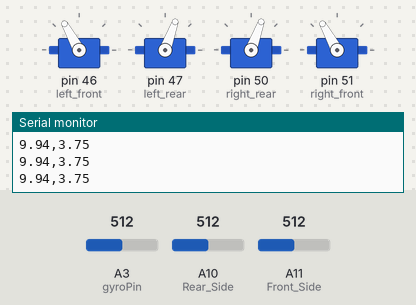
Simulated run of this sketch. Board: Arduino Mega 2560, built with avr-gcc and run on an emulated ATmega2560. On the bench: 4 × servo, the last lines printed to the serial monitor. Inputs (shaded band) come from the test bench; at power-on: A11 (Front_Side) = 512, A10 (Rear_Side) = 512, A3 (gyroPin) = 512.

Above: at 1.7 s.
1.8 s: A11 (Front_Side) set to 716
At 2.2 s:
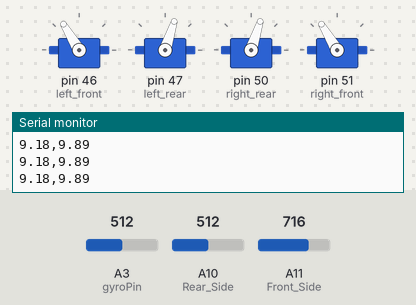
4.8 s: A10 (Rear_Side) set to 306
7.8 s: A10 (Rear_Side) set to 169
At 10.47 s:
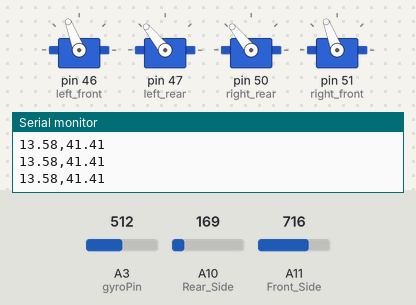
10.8 s: A11 (Front_Side) set to 306
At 13.02 s:
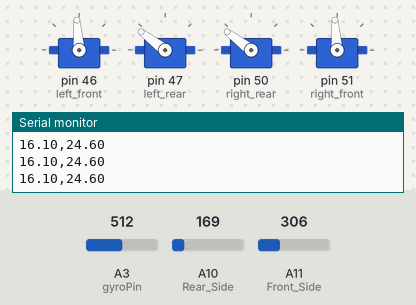
13.8 s: A11 (Front_Side) set to 70
At 14.15 s:
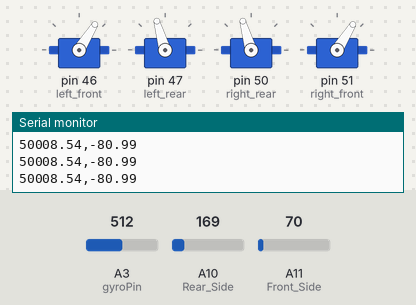
16.8 s: A11 (Front_Side) set to 189
Timing chart, 0 to 20.2 s (numbered marks = the images above; inputs shaded):
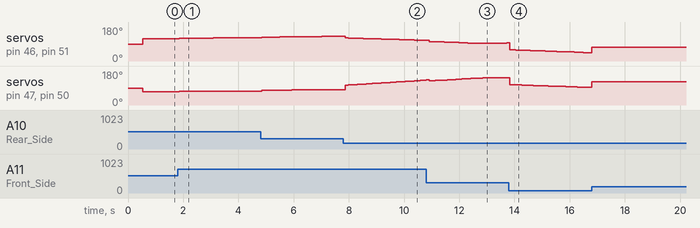

Measured:
- after the input at 1.8 s, servo on pin 46 (left_front), servo on pin 51 (right_front): 119° → 121° after 0.06 s, → 122° 1.2 s later, → 123° 1.6 s later; servo on pin 47 (left_rear), servo on pin 50 (right_rear): 70° → 72° after 0.06 s, → 73° 0.51 s later, → 74° 1.5 s later

The sketch:

EdgeFollowMain.ino
```cpp
#include <PID_v1.h>

#include <Servo.h>  //Need for Servo pulse output

void InitializeGyro();

// to be replaced
//void CL_ALIGN_DRIVE(float speedVal);

// Real functions
void Stop();
void enable_motors();
void InitializeGyro();
void InitializeGyro();
//float LongDistance_Sensor(int Sensor);

bool batteryVoltOK = false;
float lastGyroMillis  = 0;
float lastStateMillis = 0;
float gyroTurnAngle = 0;


void setup()
{
    SetupCommands();
    OL_Setup();
    CL_Setup();
}

void loop()
{
  if(batteryVoltOK){
    if (millis() > (lastStateMillis + 50)){
      //Serial.println(LongDistance_Sensor(A12));
      //CL_RIGHT_TURN();
      //Drive_Ctrl(0,0,150);
      state_machine_run();
      //Serial.println(gyroTurnAngle);
      //Serial.println(LongDistance_Sensor(A12));
    }
    if (millis() > (lastGyroMillis + 10)){
      GYRO_update();
    }
  }else {
    Serial.println("Battery voltage to low");
    delay(5000);
  }
}
```

AA_Setup.ino
```cpp
enum State_enum
{
    STOP,
    ALIGN,
    FORWARDS,
    ROTATE_RIGHT,
    DEBUG
};

// Hello mate

//Default motor control pins
const byte left_front = 46;
const byte left_rear = 47;
const byte right_rear = 50;
const byte right_front = 51;

//Defined sensor pins
const int Rear_Side = A10;
const int Front_Side = A11;
const int Forward_Facing = A12;
const int gyroPin = A3;

// Variables
uint8_t state = ALIGN;
uint8_t turnCount = 0;
float speedVal = 150;
//hard angle offset
float offset = 9;
float gyroVoltage = 5.0;
float gyroSensitivity = 0.007;
float gyroZeroVoltage = 0;
float rotationThreshold = 2;
float sideOffset= 5;
float distanceAhead = 0;

Servo left_front_motor;
Servo left_rear_motor;
Servo right_rear_motor;
Servo right_front_motor;

const unsigned int MAX_DIST = 23200;


void SetupCommands(){

  Serial.begin(9600);
  Serial.println("Hey matey I'm doing some setup");
  //Serial.println(gyroZeroVoltage);
  pinMode(gyroPin, INPUT);

  InitializeGyro();

  batteryVoltOK = is_battery_voltage_OK();

  state = ALIGN;
  Serial.println("ALIGN");
}


void state_machine_run()
{
      // ----------------------------------------State output section ------------------------------------------------
    switch (state)
    {
    case STOP:

        Stop();
        break;

    case ALIGN:
        CL_ALIGN_DRIVE(0);
        break;

    case FORWARDS:
        CL_ALIGN_DRIVE(speedVal);
        break;
    case ROTATE_RIGHT:
        Serial.print("Angle = ");
        Serial.print(gyroTurnAngle);
        Serial.print(" , Output");
        CL_RIGHT_TURN();
        break;
    }


    // -----------------------------------Exit state section ------------------------------------------------
    switch (state)
    {
    case STOP:
        // Do we need a way to restart the robot?
        break;
    case ALIGN:
        // Only leave if we are aligned correctly
        if (CheckAlignment())
        {
            state = FORWARDS;
            Serial.println("FORWARDS");
            Stop();
        }
        break;

    case FORWARDS:
        distanceAhead = 0;
        for (int i =0; i<10;i++){
          float temp = LongDistance_Sensor(Forward_Facing);
          Serial.println(temp);
          distanceAhead += temp;
        }
        distanceAhead = distanceAhead/10;
        Serial.print(distanceAhead);
        if (distanceAhead <= 15)
        {
            //Record how many corners we've reached
            turnCount++;

            // only needs to complete three turns
            if (turnCount < 4) {
                state = ROTATE_RIGHT;
                Serial.println("ROTATE_RIGHT");
                Serial.println("Just about to enter the state");
                // CL_RIGHT_TURN is going to -90 degrees as such reset to gyro angle
                gyroTurnAngle = 0;
            }
            else {
                state = STOP;
                Serial.println("STOP");
            }
        }
        break;

    case ROTATE_RIGHT:
        float toleranceDegrees = 10;
        if (gyroTurnAngle < (-90 + toleranceDegrees) & (gyroTurnAngle > (-90 - toleranceDegrees)))
        {
          Serial.println("FROWARDS");
            Stop();
            state = ALIGN;
        }
        break;
    }


}
```

ClosedLoop.ino
```cpp
// PID setup
double Setpoint_turn, Setpoint_strafe, Setpoint_rot; // will be the desired value
double Input_turn, Input_strafe, Input_rot; // IR sensors
double Output_turn, Output_strafe, Output_rot; // motor powers

//PID parameters
double Kp_turn =5, Ki_turn =1, Kd_turn =0;
double Kp_strafe =100, Ki_strafe =50, Kd_strafe =0;
double Kp_rot =5, Ki_rot =1.5, Kd_rot =0;

//create PID instance
PID turnPID(&Input_turn, &Output_turn, &Setpoint_turn, Kp_turn , Ki_turn, Kd_turn, DIRECT);
PID strafePID(&Input_strafe, &Output_strafe, &Setpoint_strafe, Kp_strafe , Ki_strafe, Kd_strafe, DIRECT);
PID rotPID(&Input_rot, &Output_rot, &Setpoint_rot, Kp_rot , Ki_rot, Kd_rot, DIRECT);

void CL_Setup(){
  // Hardcode the distance away from the wall
  Setpoint_strafe = 15;
  Setpoint_turn = 0;
  Setpoint_rot = -90;
  // Turn the PID on
  strafePID.SetMode(AUTOMATIC);
  turnPID.SetMode(AUTOMATIC);
  rotPID.SetMode(AUTOMATIC);
  // Adjust PID values;
  strafePID.SetTunings(Kp_strafe,Ki_strafe,Kd_strafe);
  turnPID.SetTunings(Kp_turn,Ki_turn,Kd_turn);
  rotPID.SetTunings(Kp_rot,Ki_rot,Kd_rot);
  strafePID.SetOutputLimits(-500,500);
  turnPID.SetOutputLimits(-500,500);
  rotPID.SetOutputLimits(-500,500);

}


void CL_ALIGN_DRIVE(float speedVal){
  // take input as sensor reading values in CMs
  Input_turn= ReturnAngle();
  // PID calculation
  turnPID.Compute();
  // write the output as calculated by the PID function


  // take input as sensor reading values in CMs
  Input_strafe= ShortDistanceRear_Sensor();
  // PID calculation


  strafePID.Compute();
  // write the output as calculated by the PID function


  Drive_Ctrl(speedVal, Output_strafe, Output_turn);
  /*
  Serial.print(" PID outputs Turn: ");
  Serial.print(Output_turn);
  Serial.print(" Strafe: ");
  Serial.println(Output_strafe);
  */


}


void CL_RIGHT_TURN(){
  //Serial.println("Turning...");
  // take input as sensor reading values in CMs
  Input_rot = gyroTurnAngle;
  // PID calculation
  rotPID.Compute();
  // write the output as calculated by the PID function
  Drive_Ctrl(0,0,Output_rot);
  Serial.print(Input_rot);
  Serial.print(" , ");
  Serial.println(Output_rot);

}
```

OpenLoopDriveFunctions.ino
```cpp
void OL_Setup(){
  enable_motors();
}

// Randomly set?

float Kx = 0.5;
float Ky = 0.5;
float Kz = 0.7;

void Drive_Ctrl(double X_effort, double Y_effort, double Z_rot_effort){
  //Drive_Ctrl
  //Takes input of controller efforts for three dirrections of motions (primary, perpendicular, rotation)
  //Controller Efforts can be ballanced with proportional constants
  //Coordinate System
  //    X Forward Positive
  //    Y Right Positive
  //    Z CCW Positive

  double X_speed = Kx * X_effort;
  double Y_speed = Ky * Y_effort;
  double Z_rot_effect = Kz * Z_rot_effort;

  double LF_speed = X_speed + Y_speed - Z_rot_effect;
  double LR_speed = X_speed - Y_speed - Z_rot_effect;
  double RF_speed = - X_speed - Y_speed - Z_rot_effect;
  double RR_speed = - X_speed + Y_speed - Z_rot_effect;

    left_front_motor.writeMicroseconds(1500 + LF_speed);
    left_rear_motor.writeMicroseconds(1500 + LR_speed);
    right_rear_motor.writeMicroseconds(1500 + RF_speed);
    right_front_motor.writeMicroseconds(1500 + RR_speed);

}

void Stop(){                                                                  // stop motors
  left_front_motor.writeMicroseconds(1500);
  left_rear_motor.writeMicroseconds(1500);
  right_rear_motor.writeMicroseconds(1500);
  right_front_motor.writeMicroseconds(1500);
}

void enable_motors() {                                //enable all motors, was called in INITIALZING SATE
  left_front_motor.attach(left_front);
  left_rear_motor.attach(left_rear);
  right_rear_motor.attach(right_rear);
  right_front_motor.attach(right_front);
}

void disable_motors(){                             // function disable all motors, called in  STOPPED STATE
  left_front_motor.detach();
  left_rear_motor.detach();
  right_rear_motor.detach();
  right_front_motor.detach();

  pinMode(left_front,INPUT);                   // set pinMode for next step
  pinMode(left_rear,INPUT);
  pinMode(right_rear,INPUT);
  pinMode(right_front,INPUT);
}
```

SensorFunctions.ino
```cpp
void InitializeGyro()
{
  float sum = 0;
    for (int i = 0; i < 100; i++) //  read 100 values of voltage when gyro is at still, to calculate the zero-drift
    {

        sum += analogRead(gyroPin);
        delay(5);
    }
    gyroZeroVoltage = sum / 100.0; // average the sum as the zero drifting
    gyroZeroVoltage = (gyroZeroVoltage* gyroVoltage) / 1023.0;

    Serial.println(gyroZeroVoltage);
}

//Find the output of the sensor
float ShortDistance_Sensor(int Sensor){
   float volts = 0;
   float cm = 0;

   volts = analogRead(Sensor)* (5.0/1024.0);
   cm = 13*pow(volts, -1);

   // Print out results
   if (cm > 30) {
      //Serial.print("Sensor Out of range");
    return 0;
   } else {
      //Serial.print("Short distance sensor: ");
      //Serial.print(cm);
      //Serial.println("cm");
    return cm;
   }
}

// Check alignment
boolean CheckAlignment(){
  float distanceTolerance = 1;
  bool headingCorrect = false;
  bool distanceCorrect = false;

  float heading = ReturnAngle();


  if (abs(heading) < 1){
    headingCorrect = true;
  }
  float distanceFromWall = (ShortDistanceRear_Sensor() + ShortDistanceFront_Sensor()) / 2.0;

  Serial.print(distanceFromWall);
  Serial.print(",");
  Serial.println(heading);

  if ((distanceFromWall > 15 - distanceTolerance) & (distanceFromWall < 15 + distanceTolerance)){
    distanceCorrect = true;
  }

  return (headingCorrect & distanceCorrect);
}

// Find the angle of the car
float ReturnAngle(){
    float rear = ShortDistanceRear_Sensor();
    float front = ShortDistanceFront_Sensor();

    float difference = rear - front;
    float tempangle = (180.0/(PI)) * atan2(14.2, difference);
    float angle =  90 - tempangle;
    //Serial.print("Car angle: ");
    //Serial.println(angle);
    return angle + offset;
}

// Find the output of the long distance sensor
float LongDistance_Sensor(int Sensor){
   float volts = 0;
   float cm = 0;
   float sensorOffset = -5.0;
   volts = analogRead(Sensor);
   cm = 4809.4*pow(volts, -0.941);

   // Print out results
   if (cm > 80) {
      //Serial.print("Long Distance Sensor Out of range");
    return 999999;
   } else {
      //Serial.print("Long distance sensor: ");
      //Serial.print(cm);
      //Serial.println("cm");
    return cm + sensorOffset;
   }
}


//Find the output of the sensor
float ShortDistanceRear_Sensor(){
   float volts = 0;
   float cm = 0;

   volts = analogRead(Rear_Side);
   cm = 2280.3*pow(volts, -1.006);

   // Print out results
   if (cm > 30) {
      //Serial.print("Sensor Out of range");
    return 99999;
   } else {
      //Serial.print("Short distance rear sensor: ");
      //Serial.print(cm);
      //Serial.println("cm");
    return cm + sideOffset;
   }
}

//Find the output of the sensor
float ShortDistanceFront_Sensor(){
   float volts = 0;
   float cm = 0;

   volts = analogRead(Front_Side);
   cm = 2083.8*pow(volts, -0.949);

   // Print out results
   if (cm > 30) {
     //Serial.println("Sensor Out of range");
    return 99999;
   } else {
      //Serial.print("Short distance front sensor: ");
      //Serial.print(cm);
      //Serial.println("cm");
    return cm + sideOffset;
   }
}

void GYRO_update()
{
//This line converts the 0-1023 signal to 0-5V
  float gyroRate = (analogRead(gyroPin) * gyroVoltage) / 1023.0;

  //This line finds the voltage offset from sitting still
  gyroRate -= gyroZeroVoltage;

  //This line divides the voltage we found by the gyro's sensitivity
  gyroRate /= gyroSensitivity;

  //Ignore the gyro if our angular velocity does not meet our threshold
  if (gyroRate >= rotationThreshold || gyroRate <= -rotationThreshold) {
    //This line divides the value by 100 since we are running in a 10ms loop (1000ms/10ms)
    gyroRate /= 100;

    gyroTurnAngle -= 2*gyroRate;
  }

  //Keep our angle between 0-359 degrees
  if (gyroTurnAngle < -180)
    gyroTurnAngle += 360;
  else if (gyroTurnAngle > 179)
    gyroTurnAngle -= 360;

  //DEBUG
  /*
  Serial.print(360.0);
  Serial.print(",");
  Serial.print(0.0);
  Serial.print(",");
  Serial.println(gyroTurnAngle);
  */
}


 boolean is_battery_voltage_OK()
{
  static byte Low_voltage_counter;
  static unsigned long previous_millis;

  int Lipo_level_cal;
  int raw_lipo;
  //the voltage of a LiPo cell depends on its chemistry and varies from about 3.5V (discharged) = 717(3.5V Min) https://oscarliang.com/lipo-battery-guide/
  //to about 4.20-4.25V (fully charged) = 860(4.2V Max)
  //Lipo Cell voltage should never go below 3V, So 3.5V is a safety factor.
  raw_lipo = analogRead(A0);
  Lipo_level_cal = (raw_lipo - 717);
  Lipo_level_cal = Lipo_level_cal * 100;
  Lipo_level_cal = Lipo_level_cal / 143;

  if (Lipo_level_cal > 0 && Lipo_level_cal < 160) {
    previous_millis = millis();
    Serial.print("Lipo level:");
    Serial.print(Lipo_level_cal);
    Serial.print("%");
    // SerialCom->print(" : Raw Lipo:");
    // SerialCom->println(raw_lipo);
    Serial.println("");
    Low_voltage_counter = 0;
    return true;
  } else {
    if (Lipo_level_cal < 0)
      Serial.println("Lipo is Disconnected or Power Switch is turned OFF!!!");
    else if (Lipo_level_cal > 160)
      Serial.println("!Lipo is Overchanged!!!");
    else {
      Serial.println("Lipo voltage too LOW, any lower and the lipo with be damaged");
      Serial.print("Please Re-charge Lipo:");
      Serial.print(Lipo_level_cal);
      Serial.println("%");
    }

    Low_voltage_counter++;
    if (Low_voltage_counter > 5)
      return false;
    else
      return true;
  }
}
```
